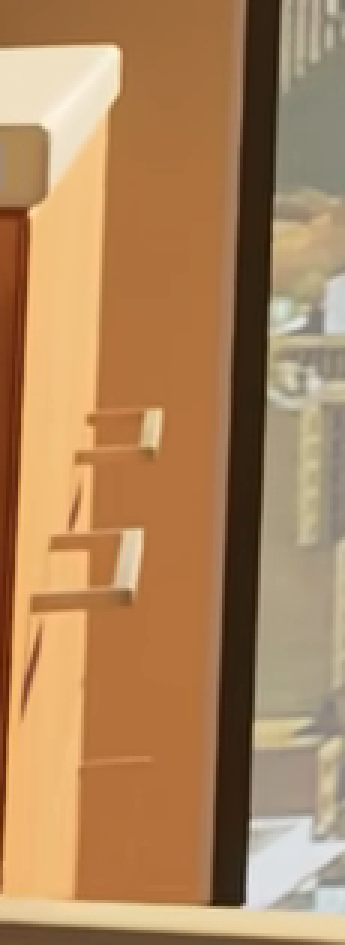
#> input picture scenes/hospital-room/research/c25-c31-history/files/c32_cabinet_diagnosis/658_cabinet_inspection3x.png, 345 x 945 px, given in place of hospital_658.052095_native.png, which was not available
$ python make_cabinet_evidence.py
#> lines starting #> are read from the running program, lines starting #| are printed output that depends on the picture
from pathlib import Path
from PIL import Image, ImageDraw, ImageFont
import json,hashlib
R=Path(__file__).resolve().parents[1]; O=R/'c32_cabinet_diagnosis'
sha=lambda p:hashlib.sha256(p.read_bytes()).hexdigest()
font=ImageFont.truetype('/usr/share/fonts/truetype/dejavu/DejaVuSans.ttf',17)
small=ImageFont.truetype('/usr/share/fonts/truetype/dejavu/DejaVuSans.ttf',14)
entries=[
 {'id':'658','path':'inputs/hospital_658.052095_native.png','seconds':658.052095,'camera_status':'No calibrated camera in this audit; source correspondence only','crop_xyxy':[0,720,115,1035], 'features':[{'id':'counter','box_xyxy':[0,732,43,793],'observation':'White projecting slab with rounded outer corner; left side clipped by native frame'},{'id':'upper_pull','box_xyxy':[23,853,57,882],'observation':'Small external U-shaped pull, with bright outer connector and two bars visible'},{'id':'lower_pull','box_xyxy':[6,893,51,926],'observation':'Second external U-shaped pull at a lower level; bright outer connector, bars and cast shadow'}]},
 {'id':'H','path':'inputs/hospital-H-window-BV1GqXMByE1s-t1101.728114-native.png','seconds':1101.728114,'camera_status':'Existing conditional C10_H camera; no refit performed','crop_xyxy':[0,770,115,1080], 'features':[{'id':'counter','box_xyxy':[0,790,20,845],'observation':'White slab outer corner partly visible at native left boundary'},{'id':'upper_pull','box_xyxy':[0,906,21,928],'observation':'Upper bright protruding pull portion; its left attachment is frame-clipped'},{'id':'lower_pull','box_xyxy':[0,947,34,981],'observation':'Lower bright protruding pull portion; left portion frame-clipped'}]}
]
colors={'counter':(255,200,40),'upper_pull':(255,80,90),'lower_pull':(70,210,255)}
for e in entries:
 p=R/e['path'];im=Image.open(p).convert('RGB');e['sha256']=sha(p);e['native_dimensions']=list(im.size);e['pixel_annotation_method']='Manual approximate feature envelopes; not fitted corners or calibrated measurements; boundary tolerance roughly 2-4 native pixels.'
 crop=im.crop(e['crop_xyxy']);crop.save(O/(e['id']+'_cabinet_native_crop.png'))
#> after `crop = im.crop(e['crop_xyxy'])`:
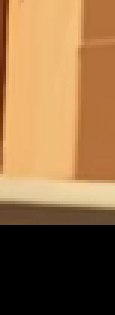
#> crop: PIL image 115x315 RGB; mean R, G, B 148.1, 110.1, 69.5
 ann=im.copy();draw=ImageDraw.Draw(ann)
 for f in e['features']:draw.rectangle(f['box_xyxy'],outline=colors[f['id']],width=1)
 ann.crop(e['crop_xyxy']).save(O/(e['id']+'_cabinet_annotated_native1x.png'))
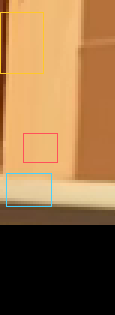
#> saved as 658_cabinet_annotated_native1x.png: PIL image 115x315 RGB; mean R, G, B 147.9, 110.3, 69.8
 ann.crop(e['crop_xyxy']).resize((345,3*crop.height),Image.Resampling.NEAREST).save(O/(e['id']+'_cabinet_annotated_inspection3x.png'))
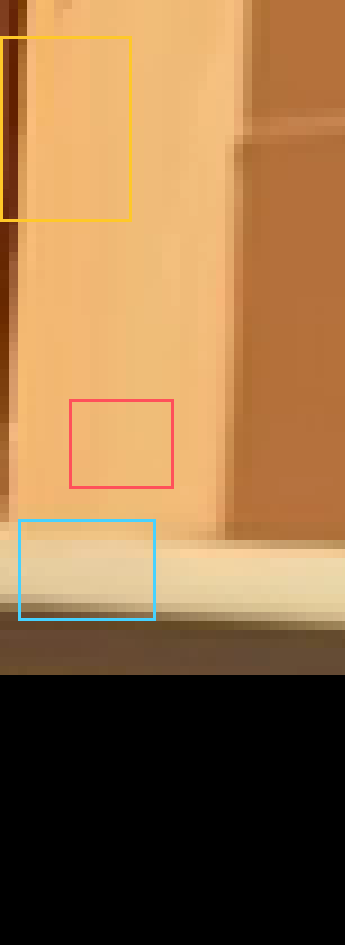
#> saved as 658_cabinet_annotated_inspection3x.png: PIL image 345x945 RGB; mean R, G, B 147.9, 110.3, 69.8
#> pass 2 of the loop `for e in entries:`:
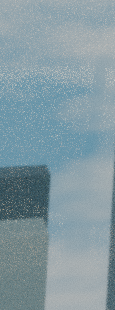
#> input picture scenes/hospital-room/research/c25-c31-history/files/c32_cabinet_diagnosis/H_C29_cabinet_native_crop.png, 115 x 310 px, given in place of hospital-H-window-BV1GqXMByE1s-t1101.728114-native.png, which was not available
#> im is the input picture: PIL image 115x310 RGB; mean R, G, B 131.6, 153.2, 161.5
#> crop: PIL image 115x310 RGB; every value is 0
inv=[]
for p in sorted((R/'inputs').glob('*.png')):
 if 'native' in p.name:inv.append({'path':str(p.relative_to(R)),'sha256':sha(p),'dimensions':list(Image.open(p).size)})
D={'source_url':'https://www.bilibili.com/video/BV1GqXMByE1s/','source_frames':entries,'input_native_frame_inventory':inv,'negative_source_coverage':[{'id':'872.246724','finding':'Window/sofa/character view; no visible target cabinet. Not a calibrated fitting target.'},{'id':'G_1116.180816','finding':'Bed/window view; target cabinet is outside native image.'},{'id':'N642','finding':'Window/right-turn view; target cabinet is outside native image.'},{'id':'665.501733','finding':'Downward window/sofa view; no target cabinet local contour.'},{'id':'650.811153','finding':'Window/sofa view; no target cabinet local contour.'},{'id':'1103.087901','finding':'Window/sofa view; target cabinet not visibly exposed.'},{'id':'1801.322818 and 1804.861415','finding':'Headwall/bed view; no target cabinet; these do not supply second calibrated cabinet contour.'}],'feature_scope':'The repeated local white slab and two pull levels support a matching cabinet assembly near the native left border. The project name right-rear is not a screen-side label. The correspondence to the two named model objects remains a semantic hypothesis, not a recovered full object pose.','two_source_limit':'H and 658 are two native source frames from one video, not two independently calibrated camera observations. Partial repeated shapes establish visible feature identity; they do not establish an unchanged world pose across the time gap or recover full dimensions.'}
(O/'source_evidence.json').write_text(json.dumps(D,ensure_ascii=False,indent=2))
board=Image.new('RGB',(1135,1120),(245,245,242));dr=ImageDraw.Draw(board)
dr.text((20,15),'C32 CABINET AUDIT | NATIVE SOURCE EVIDENCE | NO MODEL EDIT / NO NEW RENDER',fill=(15,15,15),font=font)
cols=[('Source 658 | uncalibrated','658_cabinet_annotated_inspection3x.png','Native ROI x=0:115, y=720:1035'),('Source H | conditional camera','H_cabinet_annotated_inspection3x.png','Native ROI x=0:115, y=770:1080'),('Existing C29 H render','H_C29_cabinet_inspection3x.png','Same H ROI. Model cabinet is offscreen.')]
for i,(title,filename,subtitle) in enumerate(cols):
 x=20+375*i;dr.text((x,50),title,fill=(15,15,15),font=font);dr.text((x,77),subtitle,fill=(50,50,50),font=small);board.paste(Image.open(O/filename),(x,105))
#> after `board.paste(Image.open(O / filename), (x, 105))`:
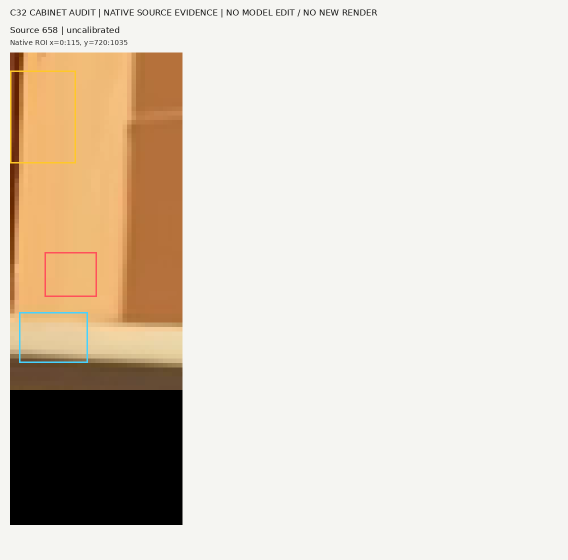
#> board: PIL image 1135x1120 RGB (shown at 1/2 size); mean R, G, B 219.4, 209.8, 197.2
#> pass 2 of the loop `for i,(title,filename,subtitle) in enumerate(cols):`:
#> `board.paste(Image.open(O / filename), (x, 105))`:
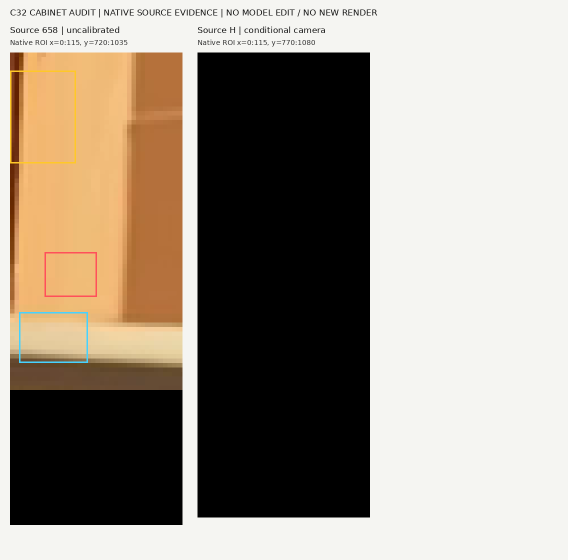
#> board: PIL image 1135x1120 RGB (shown at 1/2 size); mean R, G, B 157.4, 147.7, 135.9
#> pass 3 of the loop `for i,(title,filename,subtitle) in enumerate(cols):`:
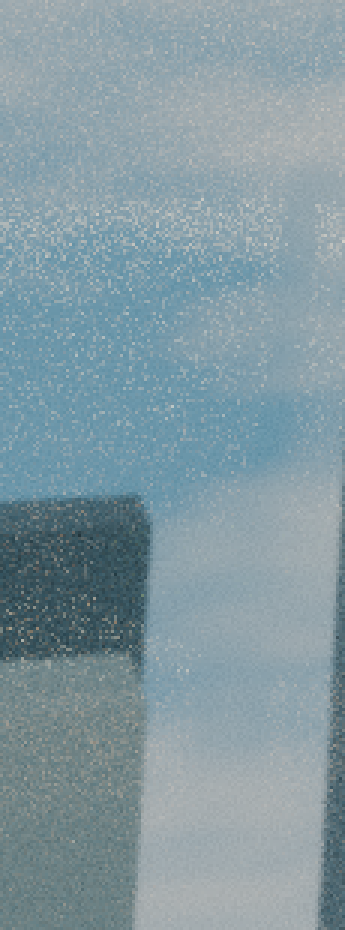
#> input picture c32_cabinet_diagnosis/H_C29_cabinet_inspection3x.png, 345 x 930 px, found by its file name
#> `board.paste(Image.open(O / filename), (x, 105))`:
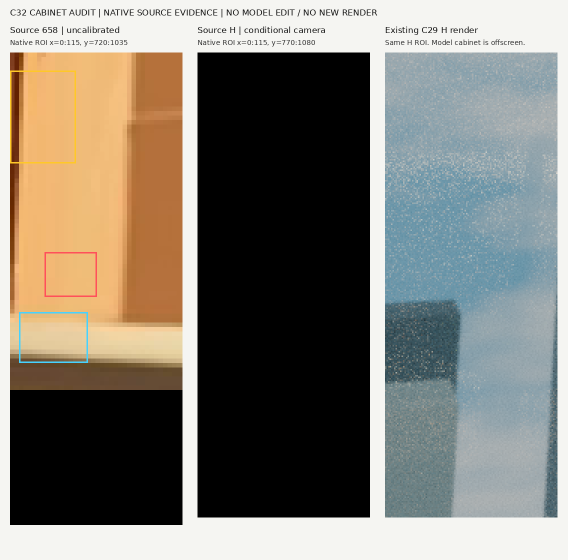
#> board: PIL image 1135x1120 RGB (shown at 1/2 size); mean R, G, B 128.5, 124.3, 115.4
dr.text((20,1068),'Yellow: slab. Red/cyan: two pull levels. Boxes are observations, not precision landmarks.',fill=(20,20,20),font=font)
dr.text((20,1094),'Nearest-neighbor 3x inspection only. Native crops and original hashes are retained separately.',fill=(55,55,55),font=small)
board.save(O/'two_source_cabinet_evidence.png')
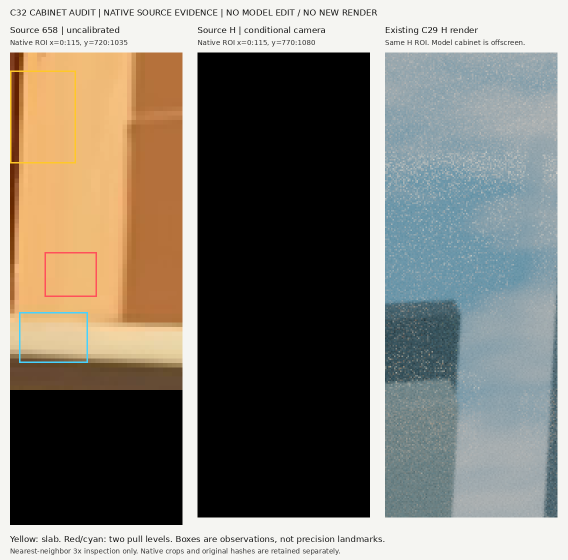
#> saved as two_source_cabinet_evidence.png: PIL image 1135x1120 RGB (shown at 1/2 size); mean R, G, B 127.9, 123.7, 114.7
print(json.dumps({'sources':[(e['id'],e['sha256']) for e in entries],'board':str(O/'two_source_cabinet_evidence.png')},indent=2))
#| {
#|   "sources": [
#|     [
#|       "658",
#|       "92771a732a3caa4f5b063be0cdb4c2b0d0ff509227dd5f1efc82c6a0a7174b83"
#|     ],
#|     [
#|       "H",
#|       "d880af89839b1f1ae88c0a32310c5c33bdd68225a78469724d0ae8f0ed9d1a4b"
#|     ]
#|   ],
#|   "board": "scenes/hospital-room/research/c25-c31-history/files/c32_cabinet_diagnosis/two_source_cabinet_evidence.png"
#> (further printed lines are left out)
